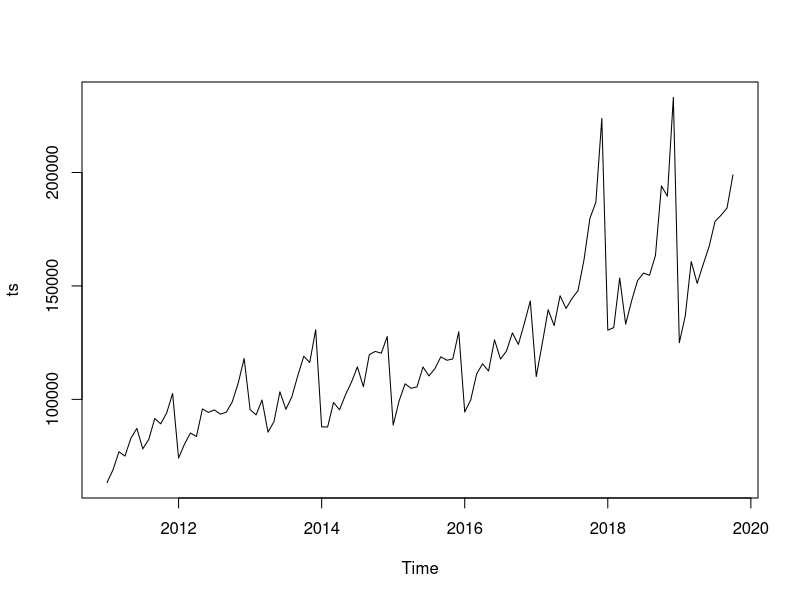
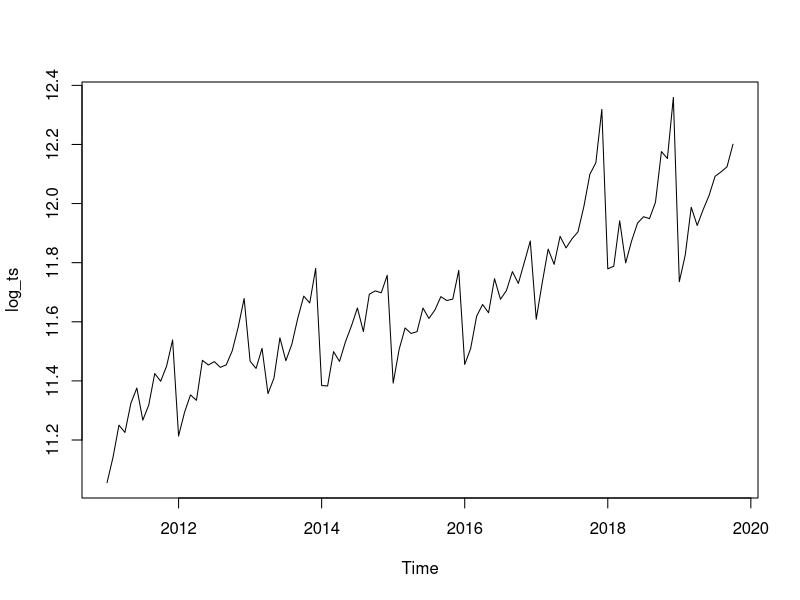
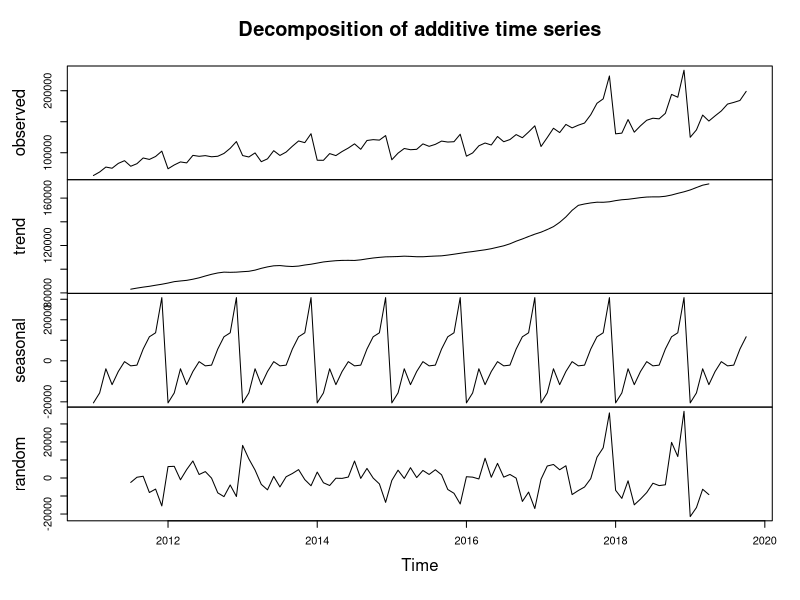
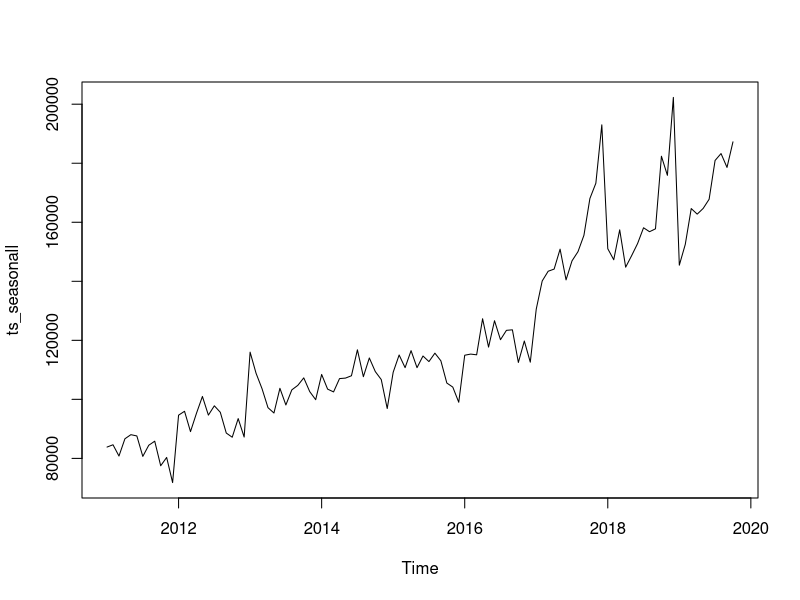
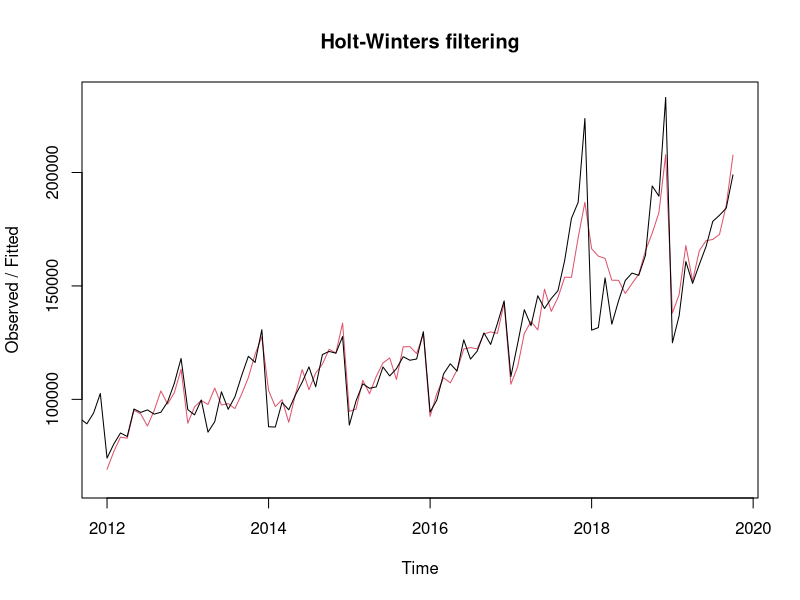
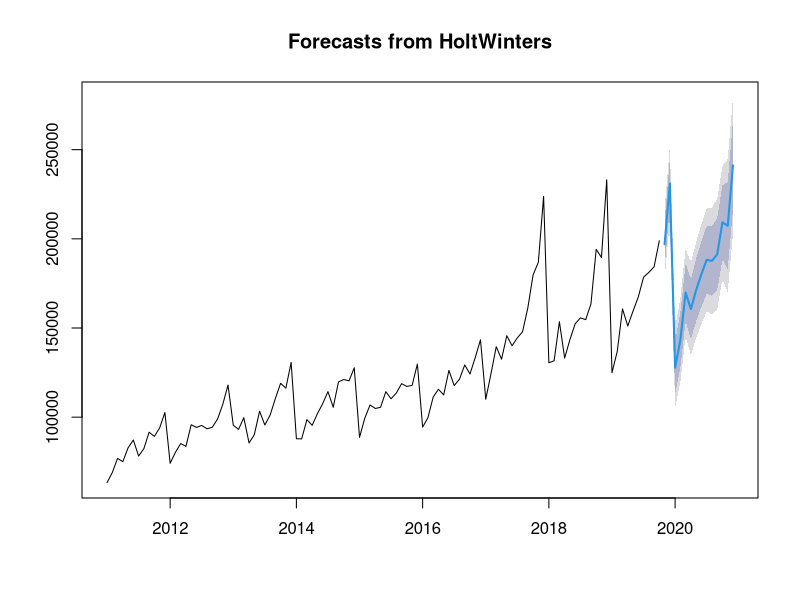
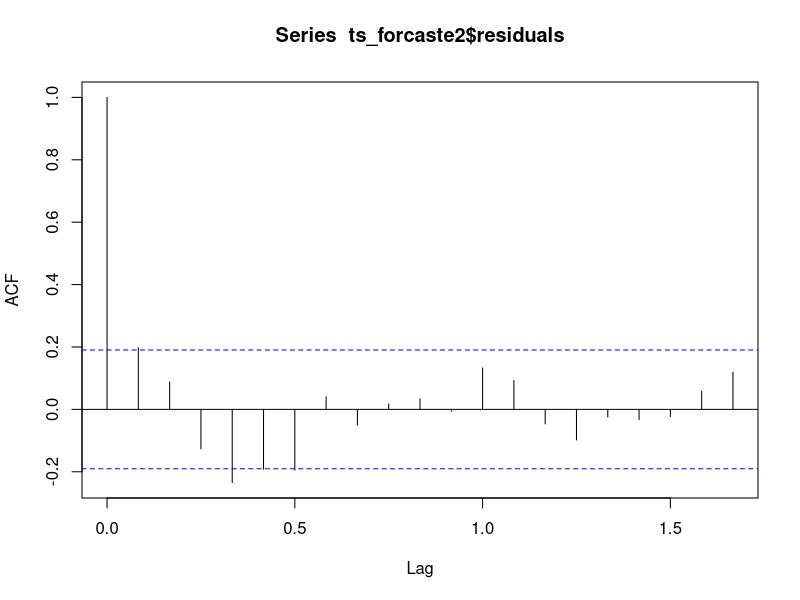
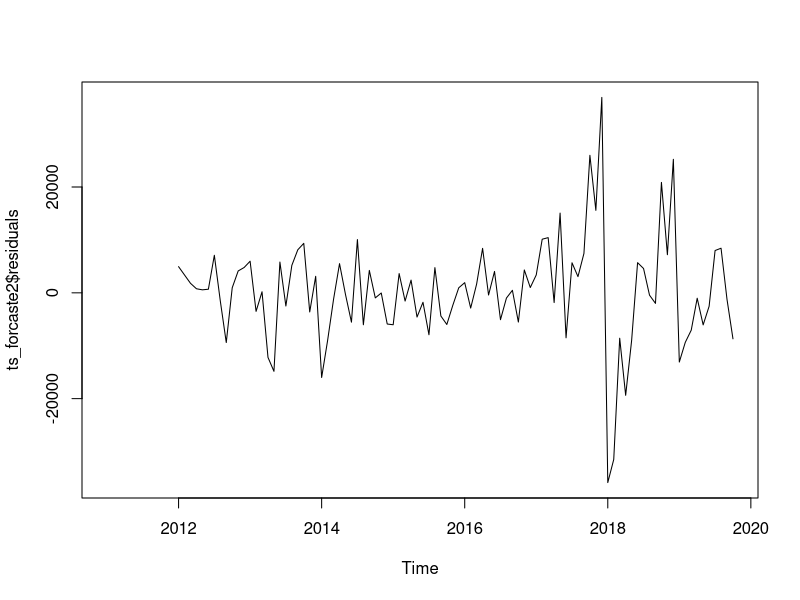

Here is the R script that generated these plots, in order:
## ---- chunk 1
library(readxl)
library(forecast)
## ---- chunk 2

plotForecastErrors <- function(forecasterrors)
{
  # make a histogram of the forecast errors:
  mybinsize <- IQR(forecasterrors,na.rm = T)/4
  mysd   <- sd(forecasterrors, na.rm = T)
  mymin  <- min(forecasterrors,na.rm = T) - mysd*5
  mymax  <- max(forecasterrors, na.rm = T) + mysd*3
  # generate normally distributed data with mean 0 and standard deviation mysd
  mynorm <- rnorm(10000, mean=0, sd=mysd)
  mymin2 <- min(mynorm)
  mymax2 <- max(mynorm)
  if (mymin2 < mymin) { mymin <- mymin2 }
  if (mymax2 > mymax) { mymax <- mymax2 }
  # make a red histogram of the forecast errors, with the normally distributed data overlaid:
  mybins <- seq(mymin, mymax, mybinsize)
  hist(forecasterrors, col="red", freq=FALSE, breaks=mybins)
  # freq=FALSE ensures the area under the histogram = 1
  # generate normally distributed data with mean 0 and standard deviation mysd
  myhist <- hist(mynorm, plot=FALSE)
  # plot the normal curve as a blue line on top of the histogram of forecast errors:
  points(myhist$mids, myhist$density, type="l", col="blue", lwd=2)
}

growth <- function(present, past) {
  (present - past) / past
}

## ---- chunk 3

df <- read_xls('economy.xls', sheet='2011-2019 NACE 2')

df = df[4,]
df = df[-c(1,3)]
rownames(df) = df[1]
df = df[-1]
df = t(df)
df[] <- sapply(df[],function(x) as.numeric(as.character(x)))
df = as.numeric(df)
# df= df * 1000000
ts = ts(df, start = c(2011,1), frequency = c(12))
## ---- chunk 4
ts.plot(ts)
## ---- chunk 5

log_ts <- log(ts)
plot.ts(log_ts)

## ---- chunk 6
ts_components <- decompose(ts)
## ---- chunk 7
ts_components$seasonal
## ---- chunk 8
plot(ts_components)
## ---- chunk 9

ts_seasonall <- ts - ts_components$seasonal

## ---- chunk 10
plot(ts_seasonall)

## ---- chunk 11
ts_forcaste <- HoltWinters(ts)
ts_forcaste
#
## ---- chunk 12
ts_forcaste$SSE

## ---- chunk 13
plot(ts_forcaste)
## ---- chunk 14
ts_forcaste2 = forecast:::forecast.HoltWinters(ts_forcaste, h= 14)
(as.data.frame(ts_forcaste2))[1]
## ---- chunk 15
forecast:::plot.forecast(ts_forcaste2)
## ---- chunk 16
year_2019 <- window(ts, 2019)
year_2019_predict_HW <- (as.data.frame(ts_forcaste2))[1][c(1:2),]
sum_year_2019 = sum(c(year_2019,year_2019_predict_HW))
year_2020 = (as.data.frame(ts_forcaste2))[1][c(3:14),]
growth_HW <- growth(sum(year_2020),sum_year_2019)
growth_HW 
## ---- chunk 17
acf(ts_forcaste2$residuals, lag.max=20, na.action = na.pass)
Box.test(ts_forcaste2$residuals, lag=20, type="Ljung-Box")
## ---- chunk 18
plot.ts(ts_forcaste2$residuals)

## ---- chunk 19
plotForecastErrors(ts_forcaste2$residuals)
## ---- chunk 20
plot.ts(ts)
ts_diff1 <-  diff(ts, differences = 1)

plot.ts(ts_diff1)
## ---- chunk 21

acf(ts_diff1, lag.max=20)             # plot a correlogram
## ---- chunk 22
acf(ts_diff1, lag.max=20, plot=FALSE) # get the autocorrelation values
## ---- chunk 23
pacf(ts_diff1, lag.max=20)             # plot a partial correlogram
pacf(ts_diff1, lag.max=20, plot=FALSE) # get the partial autocorrelation values
## ---- chunk 24
ts_arima = Arima(ts, order=c(1,1,1),seasonal = list(order = c(1,1,1)))
ts_arima
## ---- chunk 25
ts_arima_forecast = forecast(ts_arima,h = 14)
ts_arima_forecast

forecast:::plot.forecast(ts_arima_forecast)
## ---- chunk 26
this_year_predict_ARIMA <- (as.data.frame(ts_arima_forecast))[1]


year_2019_predict_ARIMA <- (as.data.frame(ts_arima_forecast))[1][c(1:2),]
sum_year_2019 = sum(c(year_2019,year_2019_predict_ARIMA))
year_2020 = (as.data.frame(ts_arima_forecast))[1][c(3:14),]
growth_ARIMA <- growth(sum_year_2019, sum(year_2020))
growth_ARIMA=-growth_ARIMA 

## ---- chunk 27
acf(ts_arima_forecast$residuals, lag.max=20)
Box.test(ts_arima_forecast$residuals, lag=20, type="Ljung-Box")
## ---- chunk 28
plot.ts(ts_arima_forecast$residuals)            # make time plot of forecast errors
plotForecastErrors(ts_arima_forecast$residuals)
## ---- chunk 29
ts_arima = Arima(ts, order=c(2,1,1),seasonal = list(order = c(2,1,0)))
ts_arima
## ---- chunk 30
ts_arima_forecast = forecast(ts_arima,h = 14)
ts_arima_forecast

forecast:::plot.forecast(ts_arima_forecast)
## ---- chunk 31

this_year_predict_ARIMA <- (as.data.frame(ts_arima_forecast))[1]

year_2019_predict_ARIMA <- (as.data.frame(ts_arima_forecast))[1][c(1:2),]
sum_year_2019 = sum(c(year_2019,year_2019_predict_ARIMA))
year_2020 = (as.data.frame(ts_arima_forecast))[1][c(3:14),]
growth_ARIMA2 <- growth(sum(year_2020),sum_year_2019)
growth_ARIMA2 

## ---- chunk 32
acf(ts_arima_forecast$residuals, lag.max=20)
Box.test(ts_arima_forecast$residuals, lag=20, type="Ljung-Box")
## ---- chunk 33
plot.ts(ts_arima_forecast$residuals)            # make time plot of forecast errors
plotForecastErrors(ts_arima_forecast$residuals)
## ---- chunk 34

fit <- auto.arima(ts,max.p = 5,max.q = 5,max.P = 5,max.Q = 5,max.d = 3,seasonal = TRUE)
fit
fit_forecast = forecast(fit,h=14)
plot(fit_forecast)
# str(fit)
## ---- chunk 35


year_2019_predict_auto.arima <- (as.data.frame(fit_forecast))[1][c(1:2),]
year_2019_predict_auto.arima_95_low <- (as.data.frame(fit_forecast))[4][c(1:2),]
year_2019_predict_auto.arima_95_high <- (as.data.frame(fit_forecast))[5][c(1:2),]

sum_year_2019 = sum(c(year_2019,year_2019_predict_auto.arima))
sum_year_2019_low = sum(c(year_2019,year_2019_predict_auto.arima_95_low))
sum_year_2019_high = sum(c(year_2019,year_2019_predict_auto.arima_95_high))


year_2020_predict_auto.arima <- (as.data.frame(fit_forecast))[1][c(3:14),]
year_2020_predict_auto.arima_95_low <- (as.data.frame(fit_forecast))[4][c(3:14),]
year_2020_predict_auto.arima_95_high <- (as.data.frame(fit_forecast))[5][c(3:14),]

growth_auto.arima <- growth(sum(year_2020_predict_auto.arima),sum_year_2019)
growth_auto.arima_95_low <- growth(sum(year_2020_predict_auto.arima_95_low),sum_year_2019_low)
growth_auto.arima_95_high <- growth(sum(year_2020_predict_auto.arima_95_high),sum_year_2019_high)

growth_auto.arima
growth_auto.arima_95_low
growth_auto.arima_95_high
## ---- chunk 36
# growth_ARIMA =  -growth_ARIMA
# 
# growth_ARIMA2 = -growth_ARIMA2
# 
# growth_auto.arima
# 
# growth_HW

## ---- chunk 37
df = rbind(growth_ARIMA ,growth_ARIMA2, growth_auto.arima, growth_HW)
df = as.data.frame(t(df))
rownames(df) = "nov-19"
colnames(df) <- c("arima (1,1,1), (1,1,1)", "arima (2,1,1), (2,1,0)", "auto.arima (2,0,0), (0,1,0)", "HW")
writexl::write_xlsx(df,"total-industry-20.xlsx")
